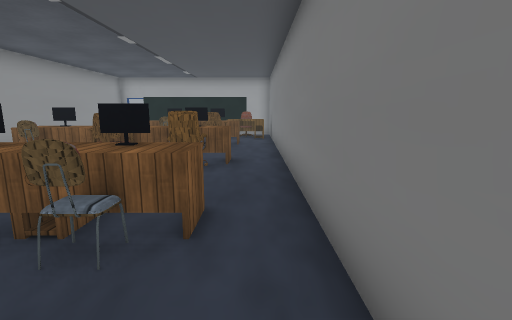
[1] (above)

22 first-person views from a walk through a 3-D level made in the Unity game engine. The camera is 1.4 m above the floor, tilts 10° down and sees 85° across. Doors are open. The floor is counted in squares, 1 m on a side. Each view is taken from the middle of a square. On the plan, view 1 faces up. The plan holds only what a view shows up to about 14 squares ahead; the rest is blank. The place goes on beyond the plan. The player is left out. Some surface patterns are stand-ins.

[2]
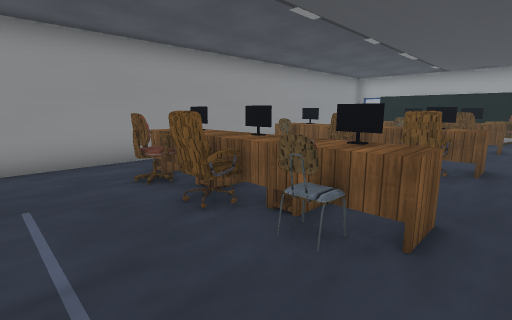

[3]
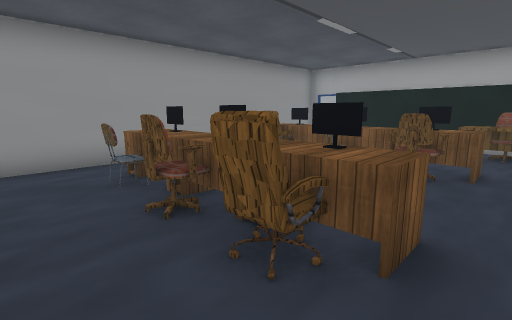

[4]
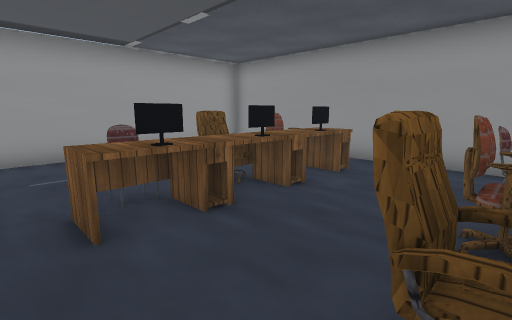

[5]
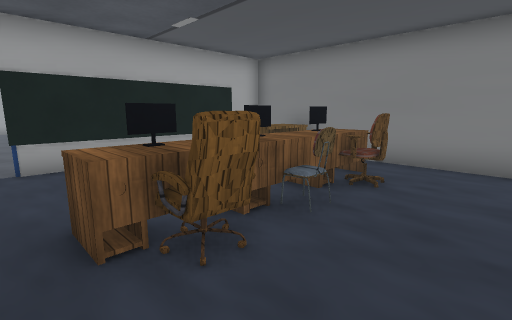

[6]
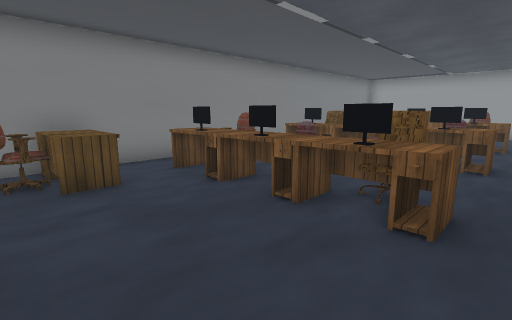

[7]
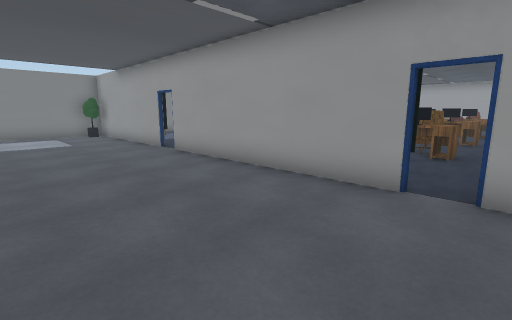

[8]
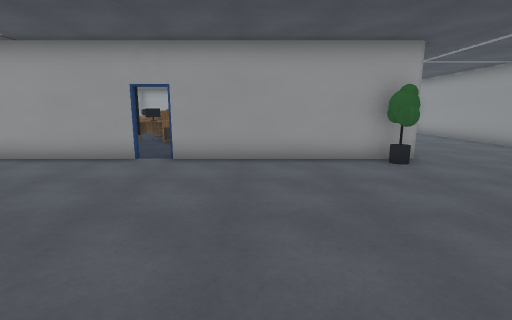

[9]
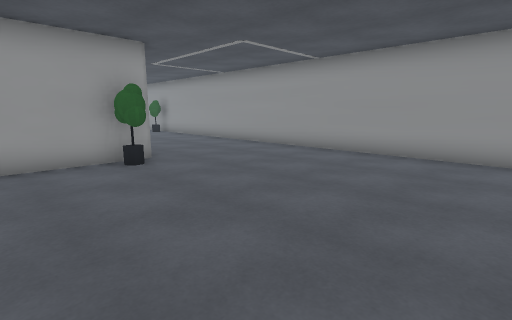

[10]
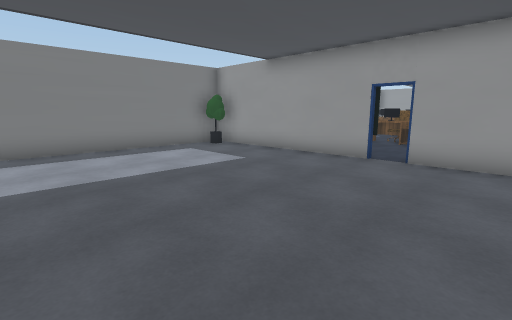

[11]
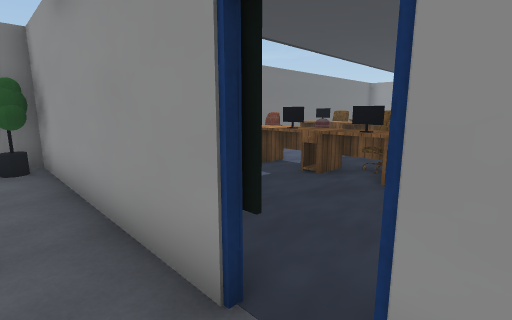

[12]
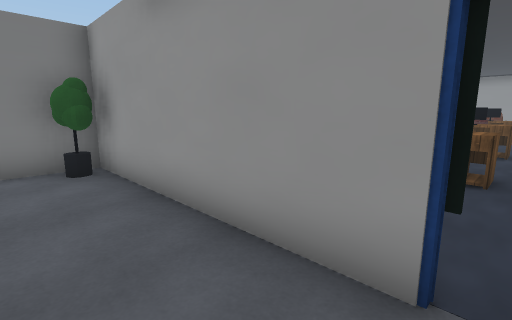

[13]
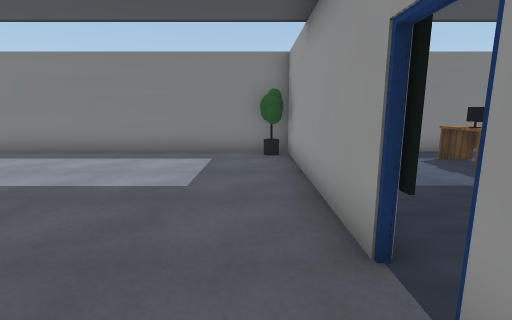

[14]
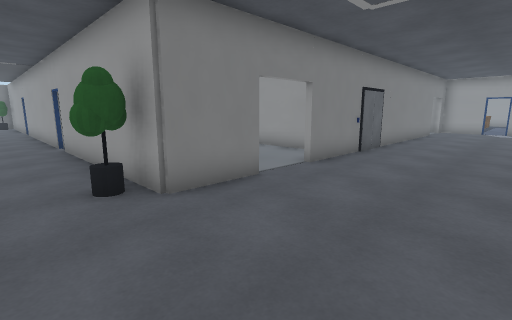

[15]
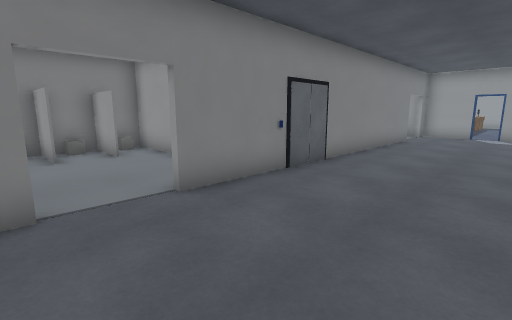

[16]
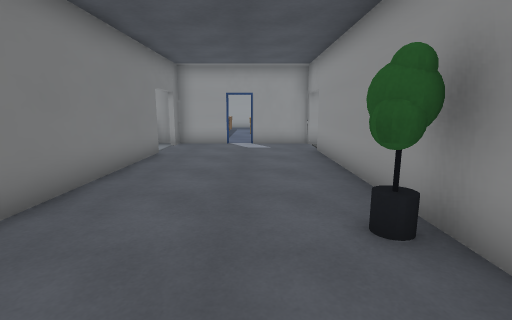

[17]
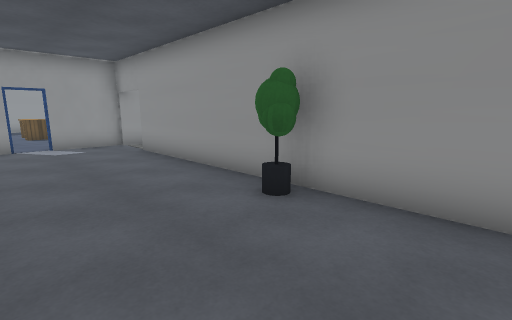

[18]
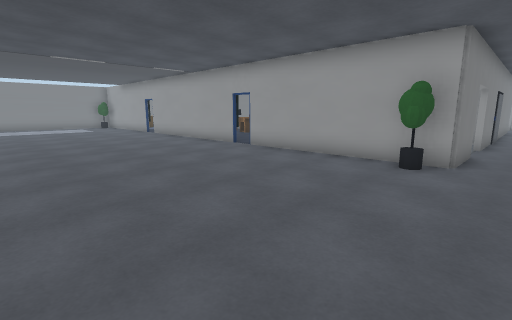

[19]
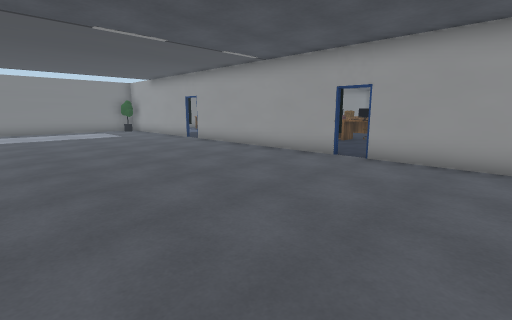

[20]
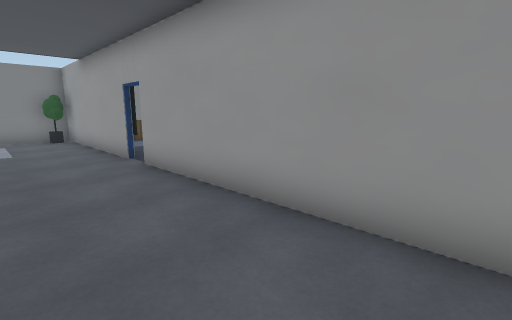

[21]
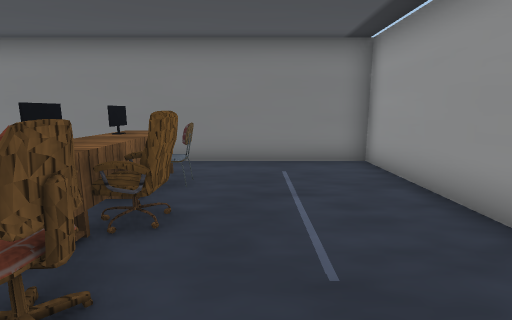

[22]
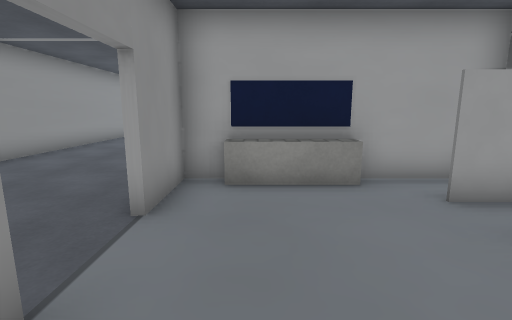

### Floor plan
Ten units are one square. View 1 is at (0, 0); x grows to the right and y downward. Boxes are objects, and circles mark ways between rooms. Rooms are numbered by the first view taken in them; rooms with no view inside come last. Other rooms are left out.
<svg viewBox="-216 -260 317 286">
<path fill="none" stroke="#000" d="M-79 -168 -79 21 8 21 8 -167 -66 -167M-66 -169 15 -169M-145 -168 -145 -154M-147 -145 -147 -169 -74 -169M24 -169 96 -169 96 -255M-202 -252 -202 0M-147 -5 -147 -126M-169 21 -147 21M-203 21 -178 21M-211 19 -201 19M-101 -120 -81 -120 -81 -140M-145 -154 -145 -145M-144 -105 -81 -105 -81 -114M-89 -167 -135 -167M-109 -162 -136 -162"/>
<rect x="-65" y="-35" width="20" height="20" fill="#bbb"><title>other object</title></rect>
<rect x="-65" y="-45" width="20" height="10" fill="#bbb"><title>other object</title></rect>
<rect x="-65" y="-75" width="20" height="10" fill="#bbb"><title>other object</title></rect>
<rect x="-65" y="-85" width="20" height="10" fill="#bbb"><title>other object</title></rect>
<rect x="-65" y="-125" width="20" height="20" fill="#bbb"><title>other object</title></rect>
<rect x="-65" y="-135" width="20" height="10" fill="#bbb"><title>other object</title></rect>
<rect x="-45" y="-35" width="20" height="20" fill="#bbb"><title>other object</title></rect>
<rect x="-45" y="-45" width="20" height="10" fill="#bbb"><title>other object</title></rect>
<rect x="-45" y="-75" width="20" height="10" fill="#bbb"><title>other object</title></rect>
<rect x="-45" y="-85" width="20" height="10" fill="#bbb"><title>other object</title></rect>
<rect x="-45" y="-115" width="20" height="10" fill="#bbb"><title>other object</title></rect>
<rect x="-45" y="-135" width="20" height="20" fill="#bbb"><title>other object</title></rect>
<rect x="-25" y="-35" width="10" height="20" fill="#bbb"><title>other object</title></rect>
<rect x="-25" y="-45" width="20" height="20" fill="#bbb"><title>other object</title></rect>
<rect x="-25" y="-75" width="20" height="10" fill="#bbb"><title>other object</title></rect>
<rect x="-25" y="-85" width="20" height="10" fill="#bbb"><title>other object</title></rect>
<rect x="-25" y="-125" width="20" height="20" fill="#bbb"><title>other object</title></rect>
<rect x="-25" y="-135" width="20" height="10" fill="#bbb"><title>other object</title></rect>
<rect x="-15" y="-155" width="20" height="20" fill="#bbb"><title>other object</title></rect>
<rect x="-15" y="-165" width="20" height="10" fill="#bbb"><title>other object</title></rect>
<rect x="-195" y="-75" width="10" height="10" fill="#bbb"><title>other object</title></rect>
<rect x="-145" y="-185" width="10" height="10" fill="#bbb"><title>other object</title></rect>
<rect x="85" y="-185" width="10" height="10" fill="#bbb"><title>other object</title></rect>
<circle cx="-70" cy="-170" r="3" fill="#2a7"/>
<circle cx="-140" cy="-165" r="3" fill="#2a7"/>
<circle cx="-150" cy="-135" r="3" fill="#2a7"/>
<text x="-40" y="-80">1</text>
<text x="-80" y="-180">2</text>
<text x="-120" y="-130">3</text>
</svg>
Room 1 opens to room 2. Room 2 opens to room 3.

Where each view was taken, in squares from view 1:
view 1: 0 up, 0 right, facing up
view 2: 0 up, 0 right, facing up-left
view 3: 5 up, 0 right, facing up-left
view 4: 7 up, 0 right, facing down-left
view 5: 9 up, 7 left, facing up-right
view 6: 16 up, 7 left, facing down-right
view 7: 22 up, 8 left, facing down-right
view 8: 25 up, 10 left, facing down
view 9: 25 up, 11 left, facing down-left
view 10: 25 up, 1 left, facing down-right
view 11: 18 up, 1 right, facing down-right
view 12: 19 up, 2 right, facing down-right
view 13: 18 up, 0 right, facing right
view 14: 19 up, 19 left, facing down-right
view 15: 15 up, 19 left, facing down-right
view 16: 10 up, 18 left, facing down
view 17: 10 up, 16 left, facing down-left
view 18: 25 up, 16 left, facing down-right
view 19: 25 up, 11 left, facing down-right
view 20: 20 up, 6 left, facing down-right
view 21: 1 up, 7 left, facing right
view 22: 11 up, 13 left, facing up
